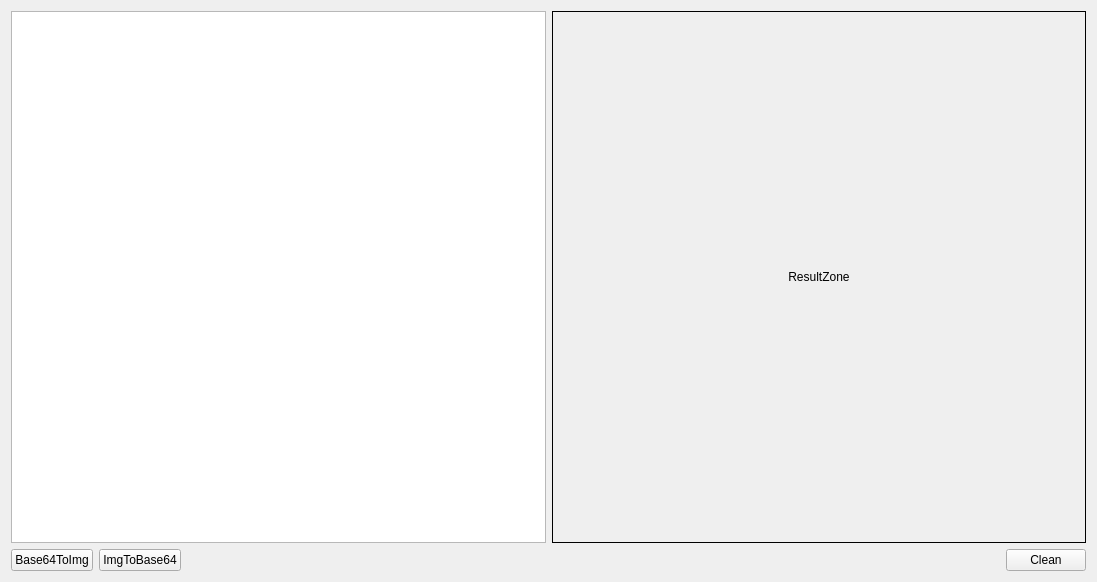
<?xml version="1.0" encoding="UTF-8"?>
<ui version="4.0">
 <class>Form</class>
 <widget class="QWidget" name="Form">
  <property name="geometry">
   <rect>
    <x>0</x>
    <y>0</y>
    <width>1097</width>
    <height>582</height>
   </rect>
  </property>
  <property name="windowTitle">
   <string>Form</string>
  </property>
  <layout class="QVBoxLayout" name="verticalLayout">
   <item>
    <layout class="QHBoxLayout" name="horizontalLayout">
     <item>
      <widget class="QTextEdit" name="text_result">
       <property name="sizePolicy">
        <sizepolicy hsizetype="Ignored" vsizetype="MinimumExpanding">
         <horstretch>0</horstretch>
         <verstretch>0</verstretch>
        </sizepolicy>
       </property>
       <property name="autoFillBackground">
        <bool>true</bool>
       </property>
      </widget>
     </item>
     <item>
      <widget class="QLabel" name="label_img">
       <property name="sizePolicy">
        <sizepolicy hsizetype="Ignored" vsizetype="MinimumExpanding">
         <horstretch>0</horstretch>
         <verstretch>0</verstretch>
        </sizepolicy>
       </property>
       <property name="minimumSize">
        <size>
         <width>0</width>
         <height>192</height>
        </size>
       </property>
       <property name="layoutDirection">
        <enum>Qt::LeftToRight</enum>
       </property>
       <property name="autoFillBackground">
        <bool>true</bool>
       </property>
       <property name="styleSheet">
        <string notr="true"/>
       </property>
       <property name="frameShape">
        <enum>QFrame::Box</enum>
       </property>
       <property name="text">
        <string>ResultZone</string>
       </property>
       <property name="alignment">
        <set>Qt::AlignCenter</set>
       </property>
      </widget>
     </item>
    </layout>
   </item>
   <item>
    <layout class="QHBoxLayout" name="horizontalLayout_2">
     <item>
      <widget class="QPushButton" name="base64ToImgBtn">
       <property name="text">
        <string>Base64ToImg</string>
       </property>
      </widget>
     </item>
     <item>
      <widget class="QPushButton" name="imgToBase64Btn">
       <property name="text">
        <string>ImgToBase64</string>
       </property>
      </widget>
     </item>
     <item>
      <spacer name="horizontalSpacer">
       <property name="orientation">
        <enum>Qt::Horizontal</enum>
       </property>
       <property name="sizeHint" stdset="0">
        <size>
         <width>40</width>
         <height>20</height>
        </size>
       </property>
      </spacer>
     </item>
     <item>
      <widget class="QPushButton" name="cleanBtn">
       <property name="text">
        <string>Clean</string>
       </property>
      </widget>
     </item>
    </layout>
   </item>
  </layout>
 </widget>
 <resources/>
 <connections/>
</ui>
